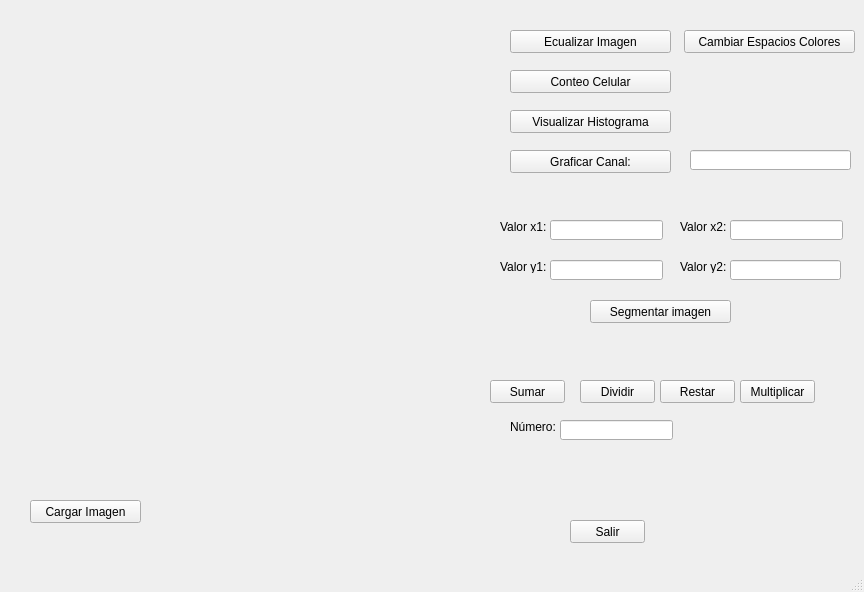
<?xml version="1.0" encoding="UTF-8"?>
<ui version="4.0">
 <class>MainWindow</class>
 <widget class="QMainWindow" name="MainWindow">
  <property name="geometry">
   <rect>
    <x>0</x>
    <y>0</y>
    <width>864</width>
    <height>592</height>
   </rect>
  </property>
  <property name="windowTitle">
   <string>MainWindow</string>
  </property>
  <widget class="QWidget" name="centralwidget">
   <widget class="QPushButton" name="cargar_img">
    <property name="geometry">
     <rect>
      <x>30</x>
      <y>500</y>
      <width>111</width>
      <height>23</height>
     </rect>
    </property>
    <property name="text">
     <string>Cargar Imagen</string>
    </property>
   </widget>
   <widget class="QPushButton" name="BotonSalir">
    <property name="geometry">
     <rect>
      <x>570</x>
      <y>520</y>
      <width>75</width>
      <height>23</height>
     </rect>
    </property>
    <property name="text">
     <string>Salir</string>
    </property>
   </widget>
   <widget class="QWidget" name="campo_grafico" native="true">
    <property name="geometry">
     <rect>
      <x>19</x>
      <y>9</y>
      <width>461</width>
      <height>481</height>
     </rect>
    </property>
   </widget>
   <widget class="QPushButton" name="ecualizarImg">
    <property name="geometry">
     <rect>
      <x>510</x>
      <y>30</y>
      <width>161</width>
      <height>23</height>
     </rect>
    </property>
    <property name="text">
     <string>Ecualizar Imagen</string>
    </property>
   </widget>
   <widget class="QPushButton" name="pushButton_2">
    <property name="geometry">
     <rect>
      <x>510</x>
      <y>70</y>
      <width>161</width>
      <height>23</height>
     </rect>
    </property>
    <property name="text">
     <string>Conteo Celular</string>
    </property>
   </widget>
   <widget class="QPushButton" name="mostrarS">
    <property name="geometry">
     <rect>
      <x>590</x>
      <y>300</y>
      <width>141</width>
      <height>23</height>
     </rect>
    </property>
    <property name="text">
     <string>Segmentar imagen</string>
    </property>
   </widget>
   <widget class="QPushButton" name="botonSumar">
    <property name="geometry">
     <rect>
      <x>490</x>
      <y>380</y>
      <width>75</width>
      <height>23</height>
     </rect>
    </property>
    <property name="text">
     <string>Sumar</string>
    </property>
   </widget>
   <widget class="QPushButton" name="botonRestar">
    <property name="geometry">
     <rect>
      <x>660</x>
      <y>380</y>
      <width>75</width>
      <height>23</height>
     </rect>
    </property>
    <property name="text">
     <string>Restar</string>
    </property>
   </widget>
   <widget class="QPushButton" name="botonMulti">
    <property name="geometry">
     <rect>
      <x>740</x>
      <y>380</y>
      <width>75</width>
      <height>23</height>
     </rect>
    </property>
    <property name="text">
     <string>Multiplicar</string>
    </property>
   </widget>
   <widget class="QPushButton" name="botonDividir">
    <property name="geometry">
     <rect>
      <x>580</x>
      <y>380</y>
      <width>75</width>
      <height>23</height>
     </rect>
    </property>
    <property name="text">
     <string>Dividir</string>
    </property>
   </widget>
   <widget class="QLabel" name="label">
    <property name="geometry">
     <rect>
      <x>500</x>
      <y>220</y>
      <width>47</width>
      <height>13</height>
     </rect>
    </property>
    <property name="text">
     <string>Valor x1:</string>
    </property>
   </widget>
   <widget class="QLabel" name="label_2">
    <property name="geometry">
     <rect>
      <x>500</x>
      <y>260</y>
      <width>47</width>
      <height>13</height>
     </rect>
    </property>
    <property name="text">
     <string>Valor y1:</string>
    </property>
   </widget>
   <widget class="QLabel" name="label_3">
    <property name="geometry">
     <rect>
      <x>680</x>
      <y>220</y>
      <width>47</width>
      <height>13</height>
     </rect>
    </property>
    <property name="text">
     <string>Valor x2:</string>
    </property>
   </widget>
   <widget class="QLabel" name="label_4">
    <property name="geometry">
     <rect>
      <x>680</x>
      <y>260</y>
      <width>47</width>
      <height>13</height>
     </rect>
    </property>
    <property name="text">
     <string>Valor y2:</string>
    </property>
   </widget>
   <widget class="QLineEdit" name="x1">
    <property name="geometry">
     <rect>
      <x>550</x>
      <y>220</y>
      <width>113</width>
      <height>20</height>
     </rect>
    </property>
   </widget>
   <widget class="QLineEdit" name="x2">
    <property name="geometry">
     <rect>
      <x>730</x>
      <y>220</y>
      <width>113</width>
      <height>20</height>
     </rect>
    </property>
   </widget>
   <widget class="QLineEdit" name="y1">
    <property name="geometry">
     <rect>
      <x>550</x>
      <y>260</y>
      <width>113</width>
      <height>20</height>
     </rect>
    </property>
   </widget>
   <widget class="QLineEdit" name="y2">
    <property name="geometry">
     <rect>
      <x>730</x>
      <y>260</y>
      <width>111</width>
      <height>20</height>
     </rect>
    </property>
   </widget>
   <widget class="QLineEdit" name="graficarCanal">
    <property name="geometry">
     <rect>
      <x>690</x>
      <y>150</y>
      <width>161</width>
      <height>20</height>
     </rect>
    </property>
   </widget>
   <widget class="QPushButton" name="visualHisto">
    <property name="geometry">
     <rect>
      <x>510</x>
      <y>110</y>
      <width>161</width>
      <height>23</height>
     </rect>
    </property>
    <property name="text">
     <string>Visualizar Histograma</string>
    </property>
   </widget>
   <widget class="QPushButton" name="botonGraficarCanal">
    <property name="geometry">
     <rect>
      <x>510</x>
      <y>150</y>
      <width>161</width>
      <height>23</height>
     </rect>
    </property>
    <property name="text">
     <string>Graficar Canal:</string>
    </property>
   </widget>
   <widget class="QPushButton" name="EspacioColor">
    <property name="geometry">
     <rect>
      <x>684</x>
      <y>30</y>
      <width>171</width>
      <height>23</height>
     </rect>
    </property>
    <property name="text">
     <string>Cambiar Espacios Colores</string>
    </property>
   </widget>
   <widget class="QLabel" name="label_5">
    <property name="geometry">
     <rect>
      <x>510</x>
      <y>420</y>
      <width>47</width>
      <height>13</height>
     </rect>
    </property>
    <property name="text">
     <string>Número:</string>
    </property>
   </widget>
   <widget class="QLineEdit" name="numero">
    <property name="geometry">
     <rect>
      <x>560</x>
      <y>420</y>
      <width>113</width>
      <height>20</height>
     </rect>
    </property>
   </widget>
  </widget>
  <widget class="QMenuBar" name="menubar">
   <property name="geometry">
    <rect>
     <x>0</x>
     <y>0</y>
     <width>864</width>
     <height>21</height>
    </rect>
   </property>
  </widget>
  <widget class="QStatusBar" name="statusbar"/>
 </widget>
 <resources/>
 <connections/>
</ui>
